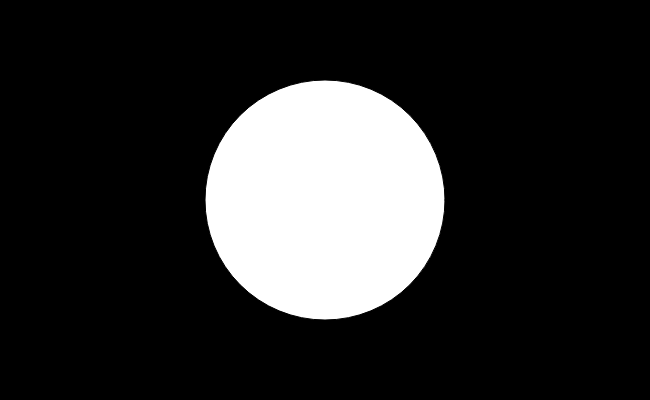
Frame 1 (no input)
Frame 60 (no input): identical to frame 1, image omitted
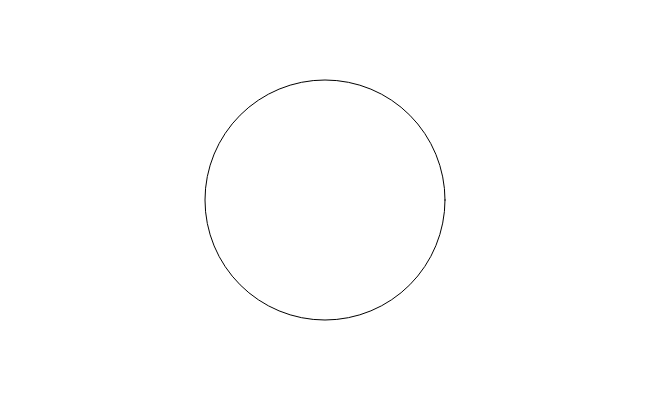
Frame 120 (the mouse pressed at the canvas centre since frame 60)

The p5.js sketch that drew these frames (run headless with seeded random() and noise() and a simulated clock; from frame 60 on, the mouse is pressed at the canvas centre):

// p5.js sketch
// ── sketch.js
var button = false;
var x = 325;
var y = 200;
var radius = 120;

function setup() {
  createCanvas(650, 400);
  print("setup");
  ellipseMode(RADIUS);
}

function draw() {
  if(button) {
    background(255);
  } else {
    background(0);
  }
  ellipse(x, y, radius, radius);
}

function mousePressed() {
  var d = dist(mouseX, mouseY, x, y);
  if (d < radius){
  button = !button;
  }
}
